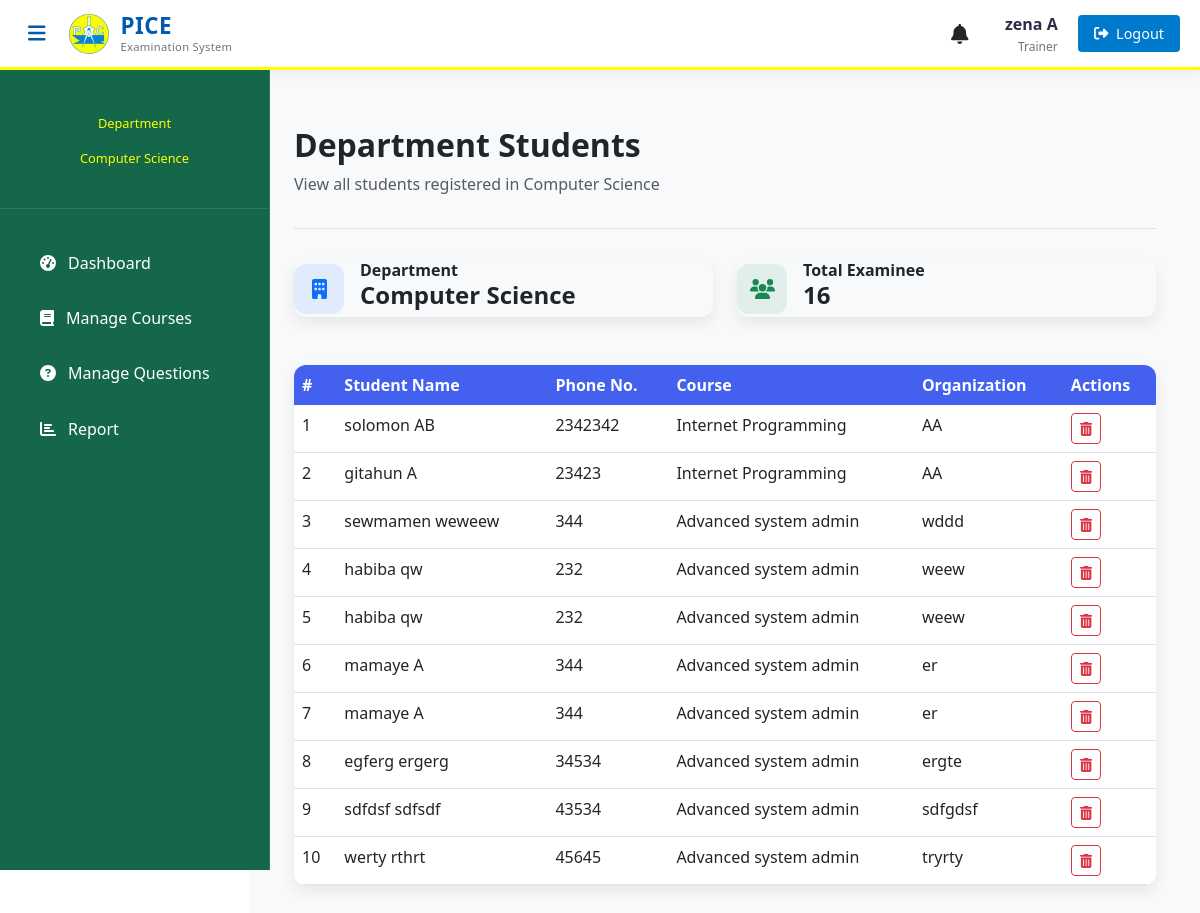
The page /teacher/teacher-view-department (signed in) on the database its author committed.
### teacher/models.py (models this page shows, shortened)
class Teacher(models.Model):
    user = models.OneToOneField(User, on_delete=models.CASCADE)
    address = models.CharField(max_length=40)
    mobile = models.CharField(max_length=20, null=False)
    status = models.BooleanField(default=True)
    salary = models.PositiveIntegerField(null=True)
    department = models.ForeignKey(
        'exam.Department',
        on_delete=models.SET_NULL,
        null=True,
        blank=False,
        related_name='teachers'
    )

### exam/models.py (models this page shows, shortened)
class Department(models.Model):
   department_name = models.CharField(max_length=100, unique=True)
   def __str__(self):
        return self.department_name

class Course(models.Model):
    course_name = models.CharField(max_length=50)
    question_number = models.PositiveIntegerField()
    total_marks = models.PositiveIntegerField(default=100)
    given_time = models.PositiveIntegerField(default=60)
    department = models.ForeignKey(Department, on_delete=models.CASCADE, related_name='course_set')
    examiners = models.ManyToManyField(Examiner, blank=True, related_name='courses')
    is_seen = models.BooleanField(default=False)

### student/models.py (models this page shows, shortened)
class Student(models.Model):
    user=models.OneToOneField(User,on_delete=models.CASCADE)
    address = models.CharField(max_length=40)
    mobile = models.CharField(max_length=20,null=False)
    organization = models.CharField(max_length=200, null=False)
    course = models.ForeignKey(
        'exam.Course',
        on_delete=models.SET_NULL,
        null=True
    )
    department = models.ForeignKey(
        'exam.Department',  # Reference to your Department model
        on_delete=models.SET_NULL,
        null=True,
        blank=True,
        related_name='students'
    )

### teacher/views.py (the view)
# urls.py: path('teacher-view-department',views.teacher_view_department_view, name='teacher-view-department'),
@login_required(login_url='teacher:teacherlogin')
def teacher_view_department_view(request, department_id=None):
    department = get_teacher_department(request)
    student_list = SMODEL.Student.objects.filter(department=department).order_by('id')  # or 'last_name', 'first_name', etc.
    paginator = Paginator(student_list, 10)  # Show 10 students per page
    page_number = request.GET.get('page')
    students = paginator.get_page(page_number)
    context = {
        'department': department,
        'students': students,
        'student_list': student_list,
    }
    return render(request, 'teacher/teacher_view_examinee_department.html', context)

### teacher/views.py (called while the page is built)
def get_teacher_department(request):
    teacher = get_object_or_404(models.Teacher, user=request.user)
    return teacher.department

### templates/teacher/teacher_view_examinee_department.html (shortened to what this page needs)
{% extends 'teacher/teacherbase.html' %}
{% load widget_tweaks %}
{% block content %}
<head>
    <link href="https://cdn.jsdelivr.net/npm/bootstrap@5.3.0/dist/css/bootstrap.min.css" rel="stylesheet">
    <link rel="stylesheet" href="https://cdnjs.cloudflare.com/ajax/libs/font-awesome/6.4.0/css/all.min.css">
</head>
<div class="container py-4">
    <div class="page-header d-flex justify-content-between align-items-center">
        <div>
            <h2 class="fw-bold mb-2">Department Students</h2>
            <p class="text-muted">View all students registered in {{ department}}</p>
        </div>
    </div>
    <div class="row mb-4">
        <div class="col-md-6">
            <div class="department-card">
                <div class="card-body">
                    <div class="d-flex align-items-center">
                        <div class="icon-wrapper bg-primary bg-opacity-10 text-primary me-3" style="width: 50px; height: 50px; border-radius: 12px; display: flex; align-items: center; justify-content: center;">
                            <i class="fas fa-building fa-lg"></i>
                        </div>
                        <div>
                            <h6 class="mb-0 fw-bold">Department</h6>
                            <h4 class="fw-bold">{{ department }}</h4>
                        </div>
                    </div>
                </div>
            </div>
        </div>
        <div class="col-md-6">
            <div class="department-card">
                <div class="card-body">
                    <div class="d-flex align-items-center">
                        <div class="icon-wrapper bg-success bg-opacity-10 text-success me-3" style="width: 50px; height: 50px; border-radius: 12px; display: flex; align-items: center; justify-content: center;">
                            <i class="fas fa-users fa-lg"></i>
                        </div>
                        <div>
                            <h6 class="mb-0 fw-bold">Total Examinee</h6>
                            <h4 class="fw-bold">{{ student_list.count }}</h4>
                        </div>
                    </div>
                </div>
            </div>
        </div>
    </div>
    {% if students %}
    <div class="student-table">
        <div class="table-responsive">
            <table class="table table-hover mb-0">
                <thead>
                    <tr>
                        <th>#</th>
                        <th>Student Name</th>
                        <th>Phone No.</th>
                        <th>Course</th>
                        <th>Organization</th>
                        <th>Actions</th>
                    </tr>
                </thead>
                <tbody>
                    {% for student in students %}
                    <tr>
                        <td>{{ forloop.counter }}</td>
                        <td>
                            <div class="d-flex align-items-center">
                                <span>{{ student.user.get_full_name }}</span>
                            </div>
                        </td>
                        <td>{{ student.mobile }}</td>
                        <td>{{ student.course.course_name }}</td>
                        <td>{{ student.organization }}</td>
                        <td>
                            <a href="{% url 'teacher:delete-view-student-list' student.id %}" class="btn btn-sm btn-outline-danger" title="Delete">
                                <i class="fas fa-trash-alt"></i>
                            </a>
                        </td>
                    </tr>
                    {% endfor %}
                </tbody>
            </table>
        </div>
    </div>
    {% endif %}
</div>
{% endblock content %}

### templates/teacher/teacherbase.html (shortened to what this page needs)
<!DOCTYPE html>
{% load static %}
<html lang="en">
<head>
    <link href="https://cdn.jsdelivr.net/npm/bootstrap@5.3.0/dist/css/bootstrap.min.css" rel="stylesheet">
    <link rel="stylesheet" href="https://cdnjs.cloudflare.com/ajax/libs/font-awesome/6.4.0/css/all.min.css">
</head>
<body>
    <header class="admin-header">
        <div class="header-container">
            <div class="header-left">
                <button class="sidebar-toggle" id="sidebarToggle">
                    <i class="fas fa-bars"></i>
                </button>
                <div class="brand-logo">
                    <img src="{% static 'image/logo.jpg' %}" alt="PICE Logo" class="header-logo">
                    <div class="logo-text">
                        <span class="logo-main">PICE</span>
                        <span class="logo-sub">Examination System</span>
                    </div>
                </div>
            </div>
            <div class="header-right">
                <div class="header-right">
                    <div class="dropdown me-3">
                        <button class="btn btn-link text-dark p-0 position-relative" type="button" id="notificationDropdown" data-bs-toggle="dropdown" aria-expanded="false">
                            <i class="fas fa-bell fa-lg"></i>
                        </button>
                    </div>
                <div class="user-profile">
                    <span class="username">{{request.user.first_name}} {{request.user.last_name}}</span>
                    <div class="user-role">Trainer</div>
                </div>
                <a href="/logout" class="logout-btn">
                    <i class="fas fa-sign-out-alt"></i>
                    <span class="logout-text">Logout</span>
                </a>
            </div>
        </div>
    </header>
    <aside class="admin-sidebar">
        <div class="profile-section">
            <p class="profile-role">Department</p>
            <p class="profile-role">{{ request.user.teacher.department }}</p>
        </div>
        <nav class="sidebar-menu">
            <div class="menu-container">
                <a href="/teacher/teacher-dashboard" class="menu-item {% if request.path == '/teacher/teacher-dashboard' %}active{% endif %}">
                    <i class="fas fa-tachometer-alt"></i>
                    <span>Dashboard</span>
                </a>
                <a href="/teacher/teacher-exam" class="menu-item {% if request.path == '/teacher/teacher-exam' %}active{% endif %}">
                    <i class="fas fa-book"></i>
                    <span>Manage Courses</span>
                </a>
                <a href="/teacher/teacher-question" class="menu-item {% if request.path == '/teacher/teacher-question' %}active{% endif %}">
                    <i class="fas fa-question-circle"></i>
                    <span>Manage Questions</span>
                </a>
                <a href="/teacher/teacher-report" class="menu-item {% if request.path == '/teacher/teacher-report' %}active{% endif %}">
                    <i class="fas fa-chart-bar"></i>
                    <span>Report</span>
                </a>
            </div>
        </nav>
    </aside>
    <main class="admin-content">
        {% block content %}
        {% endblock content %}
    </main>
</body>
</html>

### templates/teacher/teacherbase.html (style rules this page uses)
:root { --yellow-primary: #FFFF00; --blue-primary: #007ACC; --blue-dark: #005BAC; --sidebar-color: #156749; --content-bg: #FFFFFF; --card-bg: #F8F9FA; --text-light: #FFFFFF; --text-dark: #2B2D42; --text-muted: #6C757D; --border-radius: 8px; --transition: all 0.3s cubic-bezier(0.25, 0.8, 0.25, 1); }
body { font-family: 'Segoe UI', system-ui, -apple-system, sans-serif; background-color: var(--content-bg); color: var(--text-dark); overflow-x: hidden; }
.admin-header { background: #FFFFFF; height: 70px; position: fixed; top: 0; left: 0; right: 0; z-index: 1000; box-shadow: 0 2px 15px rgba(0, 0, 0, 0.08); border-bottom: 3px solid var(--yellow-primary); display: flex; align-items: center; padding: 0 20px; }
.header-container { width: 100%; display: flex; justify-content: space-between; align-items: center; }
.header-left { display: flex; align-items: center; gap: 15px; }
.header-right { display: flex; align-items: center; gap: 20px; }
.sidebar-toggle { background: none; border: none; color: var(--blue-dark); font-size: 1.25rem; cursor: pointer; padding: 8px; border-radius: 4px; transition: var(--transition); }
.brand-logo { display: flex; align-items: center; gap: 12px; }
.header-logo { height: 40px; width: 40px; object-fit: contain; border-radius: 4px; }
.logo-text { display: flex; flex-direction: column; line-height: 1.2; }
.logo-main { font-weight: 700; font-size: 1.4rem; color: var(--blue-dark); letter-spacing: 0.5px; }
.logo-sub { font-size: 0.7rem; color: var(--text-muted); font-weight: 500; letter-spacing: 0.3px; }
.user-profile { text-align: right; }
.username { font-weight: 600; color: var(--text-dark); display: block; }
.user-role { font-size: 0.75rem; color: var(--text-muted); margin-top: 2px; }
.admin-sidebar { width: 270px; height: 100vh; position: fixed; top: 70px; left: 0; background: var(--sidebar-color); color: var(--text-light); transition: var(--transition); z-index: 1020; overflow-y: auto; border-right: 1px solid rgba(255, 255, 255, 0.1); padding-top: 1rem; }
.profile-section { padding: 1.5rem 1rem; text-align: center; border-bottom: 1px solid rgba(255, 255, 255, 0.1); margin-bottom: 0.5rem; }
.profile-role { font-size: 0.8rem; color: var(--yellow-primary); margin-top: 0.25rem; }
.sidebar-menu { padding: 1rem 0; }
.menu-item { display: flex; align-items: center; padding: 0.85rem 1.5rem; color: var(--text-light); text-decoration: none; transition: var(--transition); margin: 0.25rem 1rem; border-radius: var(--border-radius); font-weight: 500; gap: 0.75rem; }
.admin-content { margin-left: 250px; margin-top: 70px; padding: 2rem; min-height: calc(100vh - 70px); transition: var(--transition); background-color: var(--card-bg); }
.logout-btn { background: var(--blue-primary); color: white; border: none; padding: 8px 16px; border-radius: 4px; font-weight: 500; font-size: 0.9rem; text-decoration: none; display: flex; align-items: center; gap: 8px; transition: var(--transition); }
.logout-text { display: inline-block; }

### templates/teacher/teacher_view_examinee_department.html (style rules this page uses)
:root { --primary-color: #4361ee; --secondary-color: #3f37c9; --accent-color: #4cc9f0; --dark-color: #2b2d42; --light-color: #f8f9fa; }
.page-header { margin-bottom: 2rem; padding-bottom: 1rem; border-bottom: 1px solid rgba(0,0,0,0.1); }
.department-card { border: none; border-radius: 12px; box-shadow: 0 6px 15px rgba(0, 0, 0, 0.08); transition: all 0.3s ease; margin-bottom: 1.5rem; }
.student-table { background: white; border-radius: 12px; overflow: hidden; box-shadow: 0 6px 15px rgba(0, 0, 0, 0.08); }
.table th { background-color: var(--primary-color); color: white; border: none; }

### rows shown on the page
Department: department_name "Computer Science"
Student: user.get_full_name "solomon AB", mobile "2342342", course.course_name "Internet Programming", organization "AA"
Student: user.get_full_name "gitahun A", mobile "23423", course.course_name "Internet Programming", organization "AA"
Student: user.get_full_name "sewmamen weweew", mobile "344", course.course_name "Advanced system admin", organization "wddd"
Student: user.get_full_name "habiba qw", mobile "232", course.course_name "Advanced system admin", organization "weew"
Student: user.get_full_name "habiba qw", mobile "232", course.course_name "Advanced system admin", organization "weew"
Student: user.get_full_name "mamaye A", mobile "344", course.course_name "Advanced system admin", organization "er"
Student: user.get_full_name "mamaye A", mobile "344", course.course_name "Advanced system admin", organization "er"
Student: user.get_full_name "egferg ergerg", mobile "34534", course.course_name "Advanced system admin", organization "ergte"
Student: user.get_full_name "sdfdsf sdfsdf", mobile "43534", course.course_name "Advanced system admin", organization "sdfgdsf"
Student: user.get_full_name "werty rthrt", mobile "45645", course.course_name "Advanced system admin", organization "tryrty"

### other values the page prints
{{ request.user.first_name }} "zena"
{{ request.user.last_name }} "A"
{{ request.user.teacher.department }} "Computer Science"
{{ student_list.count }} "16"
